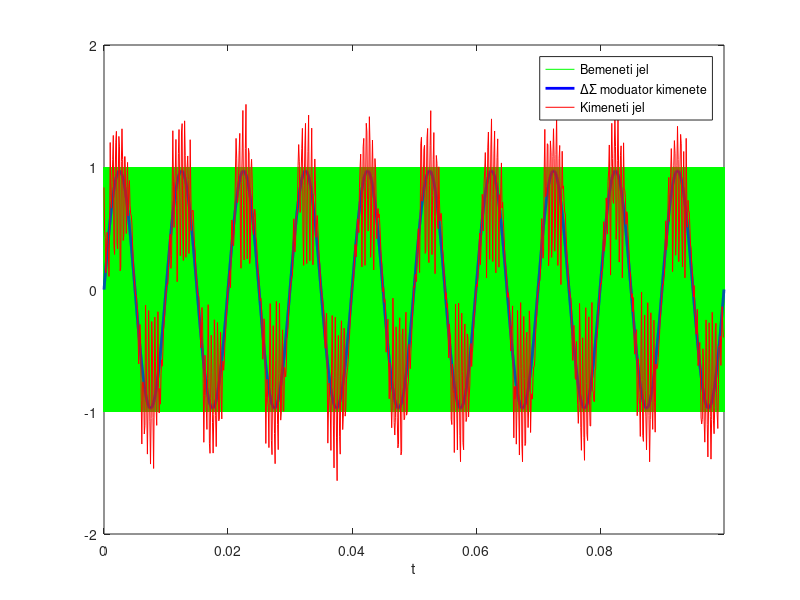
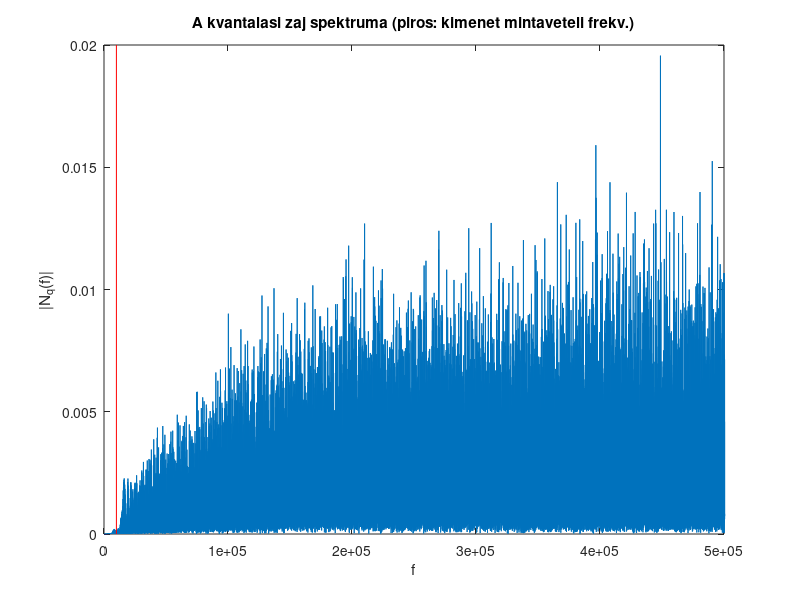
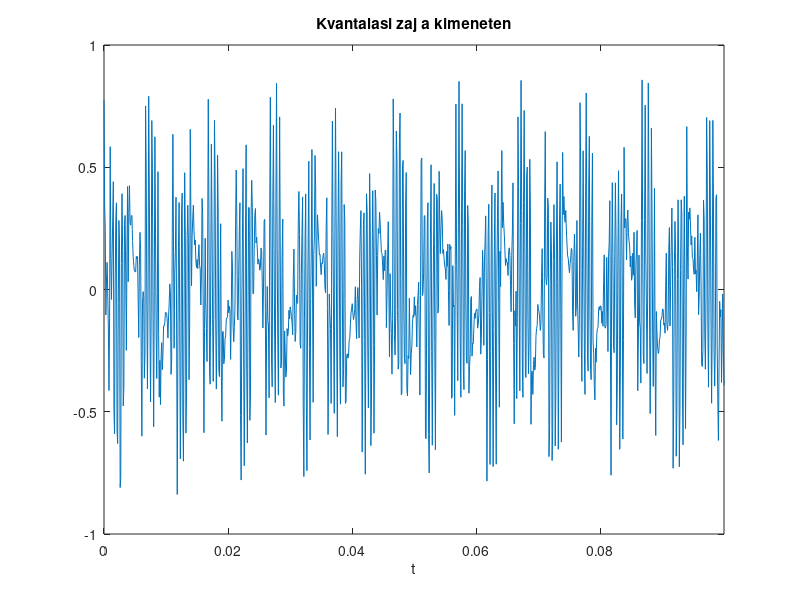

Write MATLAB code to recreate these figures, in order.
clear all;
clc;

x=@(t) 0.97*sin(2*pi*100*t); % a bemeneti jel idofuggvenye
fs=1e6; % a delta-sigma modulator mintaveteli frekvenciaja
decimationFactor=100; % a kimeneti jel mintaveteli frekvenciaja ennyiszer kisebb
N=1e5; % ennyi mintat szimulalunk

t=(0:N-1)/fs;
y=zeros(size(t));
integrator1=0;
integrator2=0;
for ii=2:N
    integrator1=integrator1+x(t(ii))-y(ii-1);
    integrator2=integrator2+integrator1-y(ii-1);
    y(ii)=(integrator2>0)-(integrator2<=0);
end
y_dec=decimate(y,decimationFactor);
tq=(0:length(y_dec)-1)/fs*decimationFactor;

figure(1);
plot(t,y,'g');
hold on;
plot(t,x(t),'b','LineWidth',2);
plot(tq,y_dec,'r');
hold off;
xlim([t(1) t(end)]);
xlabel('t');
legend('Bemeneti jel','\Delta\Sigma moduator kimenete','Kimeneti jel');
figure(2);
plot((0:N-1)*fs/N,abs(fft(x(t)-y))/N);
hold on;
plot([fs/decimationFactor fs/decimationFactor],ylim,'r');
hold off;
xlim([0 fs/2]);
xlabel('f');
ylabel('|N_q(f)|');
title('A kvantalasi zaj spektruma (piros: kimenet mintaveteli frekv.)');
figure(3);
plot(tq,y_dec-x(tq+decimationFactor/fs));
xlim([tq(1) tq(end)]);
xlabel('t');
title('Kvantalasi zaj a kimeneten');
